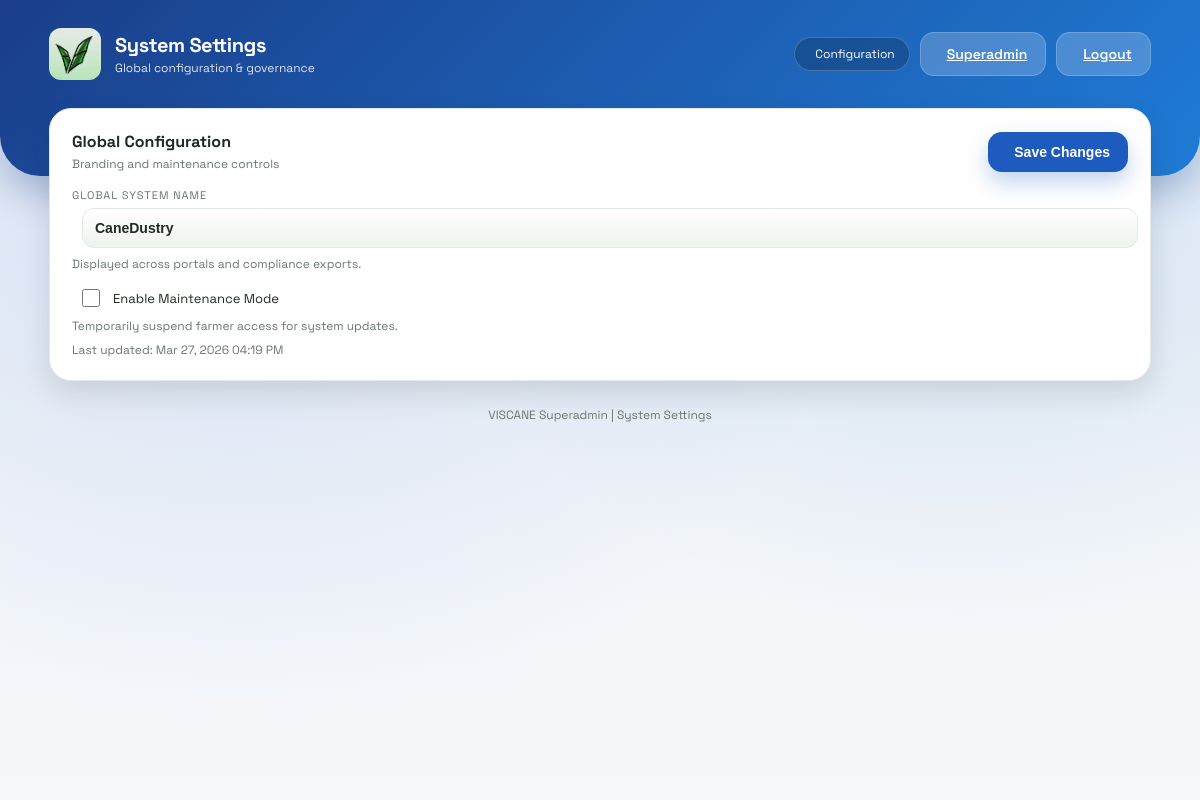
The app's page /superadmin/settings (signed in), older data.
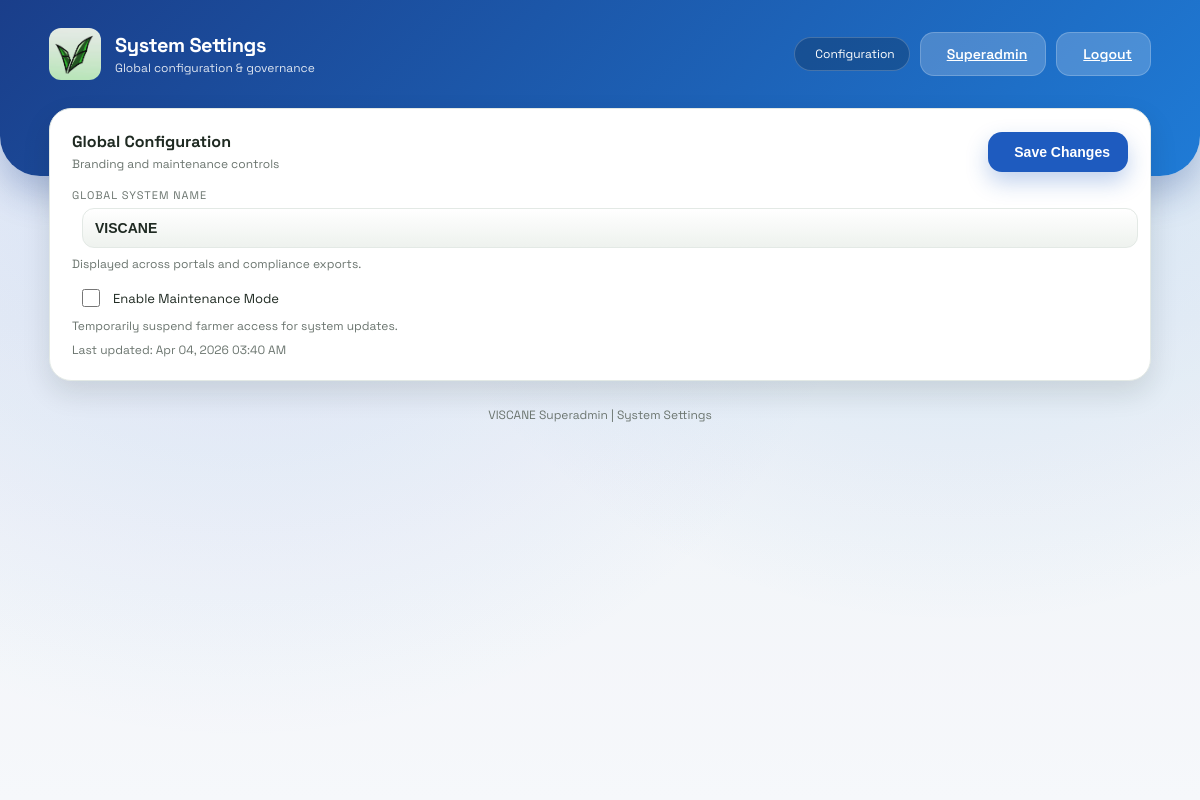
The same page, newer data.
### models.py (models this page shows)
class SystemConfig(db.Model):
    id = db.Column(db.Integer, primary_key=True)
    system_name = db.Column(db.String(120), nullable=False, default='CaneDustry')
    maintenance_mode = db.Column(db.Boolean, nullable=False, default=False)
    model_filename = db.Column(db.String(255), nullable=True)
    updated_at = db.Column(db.DateTime, default=datetime.utcnow, onupdate=datetime.utcnow, nullable=False)

### app.py (the view, shortened to what this page needs)
@app.route('/superadmin/settings', methods=['GET', 'POST'])
@role_required('superadmin')
def superadmin_settings():
    config = SystemConfig.query.first()
    if not config:
        config = SystemConfig(system_name='VISCANE', maintenance_mode=False)
        db.session.add(config)
        db.session.commit()
    return render_template('superadmin_settings.html', config=config, current_admin=get_current_admin())

### app.py (called while the page is built)
def role_required(required_role):
    def decorator(view):
        @wraps(view)
        def wrapped(*args, **kwargs):
            admin_id = session.get('admin_id')
            if not admin_id:
                return redirect(url_for('admin_login'))
            admin = Admin.query.get(admin_id)
            if not admin or admin.is_archived or admin.role != required_role:
                return redirect(url_for('admin_portal'))
            return view(*args, **kwargs)
        return wrapped
    return decorator

def get_current_admin():
    admin_id = session.get('admin_id')
    if not admin_id:
        return None
    admin = Admin.query.get(admin_id)
    if not admin or admin.is_archived:
        return None
    return admin

### templates/superadmin_settings.html (shortened to what this page needs)
<!DOCTYPE html>
<html lang="en">
<head>
    <link rel="stylesheet" href="{{ url_for('static', filename='style.css') }}">
</head>
<body class="admin-layout">
    <div class="dashboard-bg"></div>
    <header class="dashboard-header">
        <div class="header-content">
            <div class="brand">
                <div class="brand-icon">
                    <img src="{{ url_for('static', filename='logo.jpg') }}" alt="VISCANE Logo" style="width: 100%; height: 100%; object-fit: cover; border-radius: 12px;">
                </div>
                <div>
                    <p class="brand-title">System Settings</p>
                    <p class="brand-subtitle">Global configuration & governance</p>
                </div>
            </div>
            <div class="header-actions">
                <div class="status-pill">
                    Configuration
                </div>
                <a class="btn light" href="/superadmin">
                    Superadmin
                </a>
                <a class="btn light" href="/admin-logout">
                    Logout
                </a>
            </div>
        </div>
    </header>
    <main class="dashboard-container fade-in">
        <form class="panel" method="POST">
            <div class="panel-header">
                <div>
                    <h3 class="panel-title">Global Configuration</h3>
                    <p class="panel-subtitle">Branding and maintenance controls</p>
                </div>
                <button class="btn primary" type="submit">
                    Save Changes
                </button>
            </div>
            <div class="stat-label">Global System Name</div>
            <input class="stat-input" type="text" name="system_name" value="{{ config.system_name }}" required>
            <div class="stat-helper">Displayed across portals and compliance exports.</div>
            <label class="checkbox-row">
                <input type="checkbox" name="maintenance_mode" {% if config.maintenance_mode %}checked{% endif %}>
                <span>Enable Maintenance Mode</span>
            </label>
            <div class="stat-helper">Temporarily suspend farmer access for system updates.</div>
            <div class="stat-helper">Last updated: {{ config.updated_at.strftime('%b %d, %Y %I:%M %p') if config.updated_at else 'Never' }}</div>
        </form>
        <div class="footer-link">VISCANE Superadmin | System Settings</div>
    </main>
</body>
</html>

Row changes from the older to the newer data that the page shows:
changed SystemConfig: system_name "CaneDustry" → "VISCANE"; updated_at "Mar 27, 2026 04:19 PM" → "Apr 04, 2026 03:40 AM"
